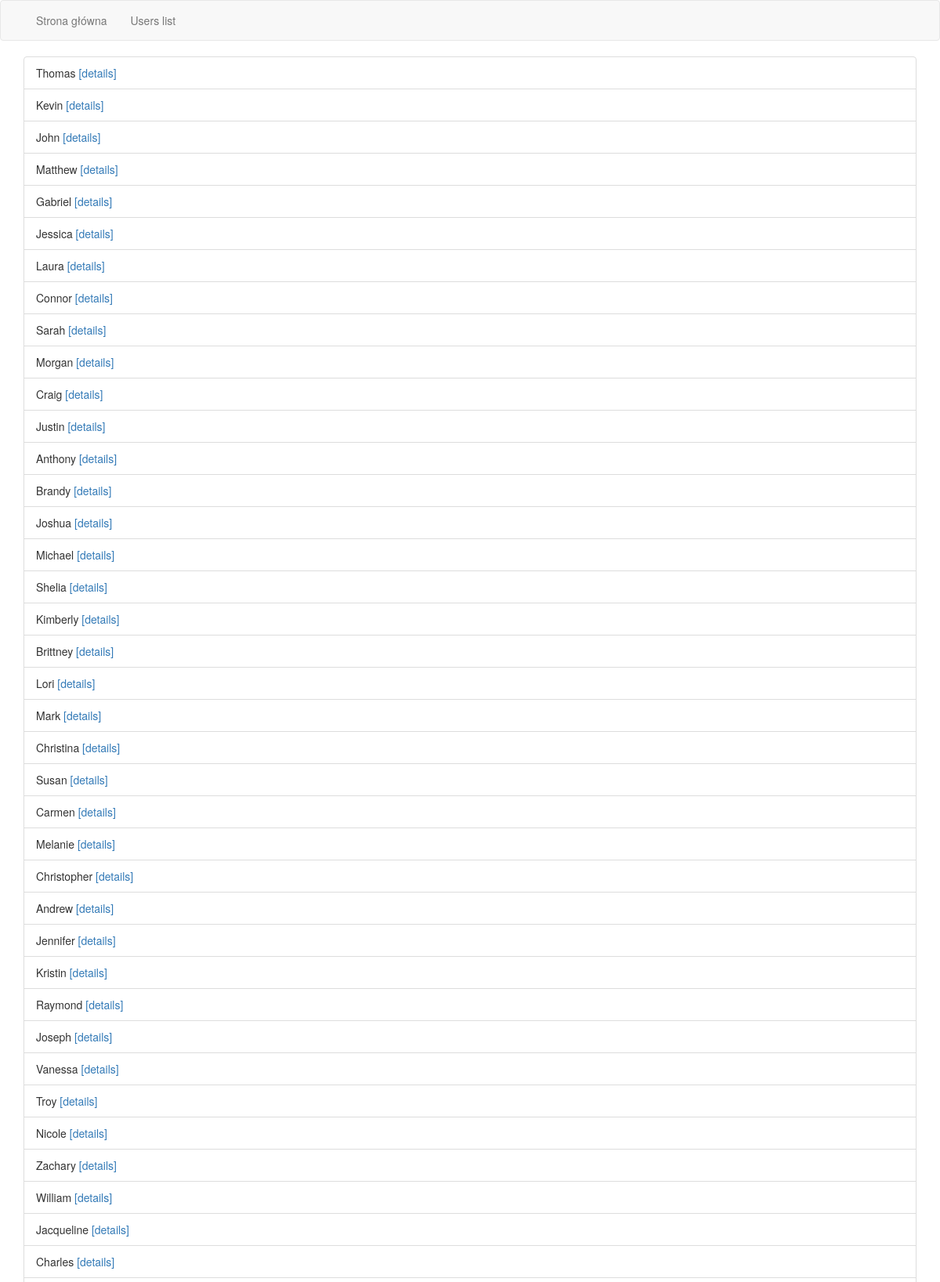
/users/ (upper part), run on the app's committed database.
### ml_runner/models.py (models this page shows, shortened)
class User(db.Model):
    id = db.Column(db.Integer, primary_key=True)
    username = db.Column(db.String(80), unique=True, nullable=False)

### ml_runner/main/views.py (the view)
@bp.route('/users/')
def users_list():
    users = User.query.all()
    return render_template('users_list.html', users=users)

### ml_runner/templates/users_list.html
{% extends "base.html" %}
{% block custom_content %}
  <ul class="list-group">
    {% for user in users %}
    <li class="list-group-item">
      {{ user.username }}
      <a href="{{ url_for('main.user_details', user_id=user.id) }}">[details]</a>
    </li>
    {% endfor %}
  </ul>
{% endblock %}

### ml_runner/templates/base.html (shortened to what this page needs)
{% extends "bootstrap/base.html" %}
{% import "bootstrap/wtf.html" as wtf %}
{% block navbar %}
<nav class="navbar navbar-default">
  <div class="container-fluid">
    <div class="collapse navbar-collapse" id="bs-example-navbar-collapse-1">
      <ul class="nav navbar-nav">
        <li><a href="{{ url_for('main.index') }}">Strona główna</a></li>
        <li><a href="{{ url_for('main.users_list') }}">Users list</a></li>
      </ul>
    </div>
  </div>
</nav>
{% endblock navbar %}
{% block content %}
  <div class="container">
    {% block custom_content %}
    {% endblock %}
  </div>
{% endblock %}

### data on the page
User: username "Thomas"
User: username "Kevin"
User: username "John"
User: username "Matthew"
User: username "Gabriel"
User: username "Jessica"
User: username "Laura"
User: username "Connor"
User: username "Sarah"
User: username "Morgan"
User: username "Craig"
User: username "Justin"
User: username "Anthony"
User: username "Brandy"
User: username "Joshua"
User: username "Michael"
User: username "Shelia"
User: username "Kimberly"
User: username "Brittney"
User: username "Lori"
User: username "Mark"
User: username "Christina"
User: username "Susan"
User: username "Carmen"
User: username "Melanie"
User: username "Christopher"
User: username "Andrew"
User: username "Jennifer"
User: username "Kristin"
User: username "Raymond"
User: username "Joseph"
User: username "Vanessa"
User: username "Troy"
User: username "Nicole"
User: username "Zachary"
User: username "William"
User: username "Jacqueline"
User: username "Charles"
